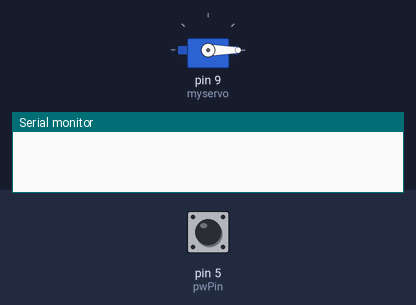
The sketch below on a simulated Arduino Uno, built with avr-gcc and run on an emulated ATmega328P. Parts: servo, the last lines printed to the serial monitor. The inputs (shaded band) are chosen by the test bench; at power-on: pin 5 (pwPin) LOW.

Above: at 0.1 s.
At 9.8 s:
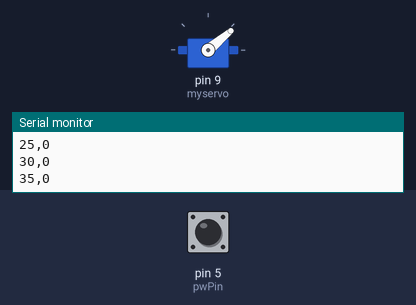
9.9 s: pin 5 (pwPin) pulsed HIGH 2 times (0.12 s each, 0.3 s apart)
At 14.3 s:
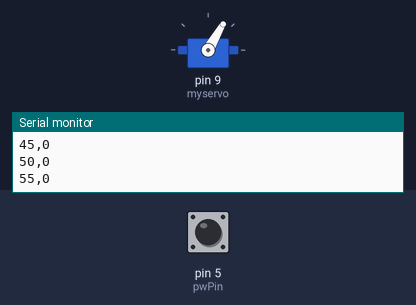
Timing chart, 0 to 43.9 s (numbered marks = the images above; inputs shaded):
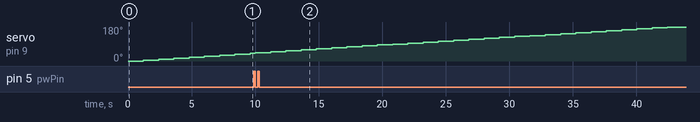

The sketch:

rangeFinder.ino
```cpp
#include <Servo.h>

Servo myservo;  // create servo object to control a servo
                // twelve servo objects can be created on most boards

const int pwPin = 5;
const int delayTime = 200;
long pulse, inches, cm;
int pos = 0;
int left = 0;
int right = 180;
int interval = 5;

void setup()
{
  //This opens up a serial connection to shoot the results back to the PC console
  Serial.begin(9600);
  //Assigns servo to pin 9
  myservo.attach(9);  // attaches the servo on pin 9 to the servo object
  //Range finder input pin
  pinMode(pwPin, INPUT);

}

void loop()
{
  while (Serial.available() > 0) {
    left = Serial.parseInt();
    right = Serial.parseInt();
    interval = Serial.parseInt();
  }
  //Clockwise scan
  for(pos = left; pos <= right; pos += interval)
  {
    myservo.write(pos);              // tell servo to go to position in variable 'pos'
    delay(delayTime);                       // waits for the servo to reach the position
    pulse = pulseIn(pwPin, HIGH);
    Serial.print(pos);
    Serial.print(",");
    Serial.print(pulse);
    Serial.println();
  }
  //Counter-clockwise scan
  for(pos = right; pos >= left; pos -= interval)
  {
    myservo.write(pos);              // tell servo to go to position in variable 'pos'
    delay(delayTime);                       // waits for the servo to reach the position
    pulse = pulseIn(pwPin, HIGH);
    Serial.print(pos);
    Serial.print(",");
    Serial.print(pulse);
    Serial.println();
  }

}
```
